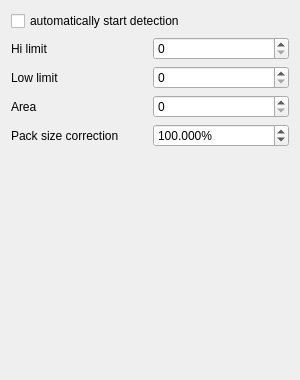
          <widget class="QWidget" name="recipePage">
           <property name="geometry">
            <rect>
             <x>0</x>
             <y>0</y>
             <width>300</width>
             <height>380</height>
            </rect>
           </property>
           <attribute name="label">
            <string>Recipe</string>
           </attribute>
           <layout class="QVBoxLayout" name="verticalLayout_4">
            <item>
             <widget class="QCheckBox" name="autoStartBox">
              <property name="text">
               <string>automatically start detection</string>
              </property>
             </widget>
            </item>
            <item>
             <layout class="QGridLayout" name="gridLayout_4">
              <item row="1" column="0">
               <widget class="QLabel" name="label">
                <property name="sizePolicy">
                 <sizepolicy hsizetype="Fixed" vsizetype="Preferred">
                  <horstretch>0</horstretch>
                  <verstretch>0</verstretch>
                 </sizepolicy>
                </property>
                <property name="maximumSize">
                 <size>
                  <width>200</width>
                  <height>16777215</height>
                 </size>
                </property>
                <property name="text">
                 <string>Low limit</string>
                </property>
               </widget>
              </item>
              <item row="2" column="0">
               <widget class="QLabel" name="label_31">
                <property name="text">
                 <string>Area</string>
                </property>
               </widget>
              </item>
              <item row="2" column="1">
               <widget class="QSpinBox" name="spinBox"/>
              </item>
              <item row="0" column="0">
               <widget class="QLabel" name="label_2">
                <property name="sizePolicy">
                 <sizepolicy hsizetype="Fixed" vsizetype="Preferred">
                  <horstretch>0</horstretch>
                  <verstretch>0</verstretch>
                 </sizepolicy>
                </property>
                <property name="maximumSize">
                 <size>
                  <width>200</width>
                  <height>16777215</height>
                 </size>
                </property>
                <property name="text">
                 <string>Hi limit</string>
                </property>
               </widget>
              </item>
              <item row="0" column="1">
               <widget class="QSpinBox" name="hiSpinBox">
                <property name="sizePolicy">
                 <sizepolicy hsizetype="Fixed" vsizetype="Fixed">
                  <horstretch>0</horstretch>
                  <verstretch>0</verstretch>
                 </sizepolicy>
                </property>
                <property name="minimumSize">
                 <size>
                  <width>0</width>
                  <height>0</height>
                 </size>
                </property>
                <property name="maximumSize">
                 <size>
                  <width>250</width>
                  <height>16777215</height>
                 </size>
                </property>
                <property name="maximum">
                 <number>255</number>
                </property>
               </widget>
              </item>
              <item row="1" column="1">
               <widget class="QSpinBox" name="lowSpinBox">
                <property name="sizePolicy">
                 <sizepolicy hsizetype="Fixed" vsizetype="Fixed">
                  <horstretch>0</horstretch>
                  <verstretch>0</verstretch>
                 </sizepolicy>
                </property>
                <property name="minimumSize">
                 <size>
                  <width>0</width>
                  <height>0</height>
                 </size>
                </property>
                <property name="maximumSize">
                 <size>
                  <width>250</width>
                  <height>16777215</height>
                 </size>
                </property>
                <property name="maximum">
                 <number>255</number>
                </property>
               </widget>
              </item>
              <item row="3" column="0">
               <widget class="QLabel" name="label_17">
                <property name="sizePolicy">
                 <sizepolicy hsizetype="Fixed" vsizetype="Preferred">
                  <horstretch>0</horstretch>
                  <verstretch>0</verstretch>
                 </sizepolicy>
                </property>
                <property name="maximumSize">
                 <size>
                  <width>250</width>
                  <height>16777215</height>
                 </size>
                </property>
                <property name="text">
                 <string>Pack size correction</string>
                </property>
               </widget>
              </item>
              <item row="3" column="1">
               <widget class="QDoubleSpinBox" name="kSpinBox">
                <property name="sizePolicy">
                 <sizepolicy hsizetype="Fixed" vsizetype="Fixed">
                  <horstretch>0</horstretch>
                  <verstretch>0</verstretch>
                 </sizepolicy>
                </property>
                <property name="maximumSize">
                 <size>
                  <width>250</width>
                  <height>16777215</height>
                 </size>
                </property>
                <property name="suffix">
                 <string>%</string>
                </property>
                <property name="decimals">
                 <number>3</number>
                </property>
                <property name="minimum">
                 <double>99.000000000000000</double>
                </property>
                <property name="maximum">
                 <double>101.000000000000000</double>
                </property>
                <property name="singleStep">
                 <double>0.001000000000000</double>
                </property>
                <property name="value">
                 <double>100.000000000000000</double>
                </property>
               </widget>
              </item>
             </layout>
            </item>
            <item>
             <spacer name="verticalSpacer_5">
              <property name="orientation">
               <enum>Qt::Vertical</enum>
              </property>
              <property name="sizeHint" stdset="0">
               <size>
                <width>20</width>
                <height>40</height>
               </size>
              </property>
             </spacer>
            </item>
           </layout>
          </widget>
